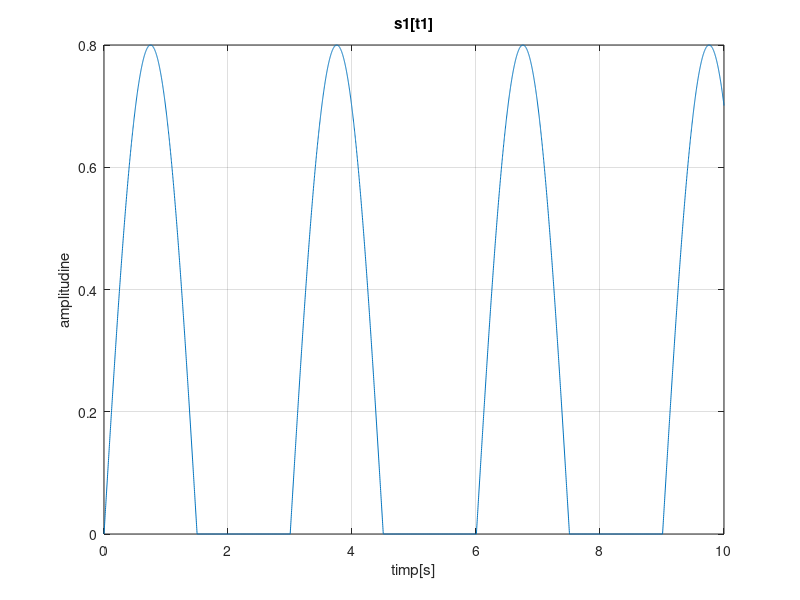

This chart was generated by the following MATLAB code:
% Semnal sinusoidal cu rezolutie temporala de 2ms redresat mono-alternanta

t1=0:0.002:10
s1=0.8*sin(2*pi*0.333*t1)

% daca nivelul semnalului este sub 0 atunci acesta devine 0 pentru a se
% realiza redresarea mono-alternanta

for i=1:1:length(s1)
    if s1(i)<0
        s1(i)=0
    end
end

figure(1)
plot(t1,s1), title('s1[t1]'), xlabel('timp[s]'), ylabel('amplitudine'), grid;

% se repeta procedura pentru celelalte rezolutii temporale

t2=0:0.02:10
s2=0.8*sin(2*pi*0.333*t2)

for j=1:1:length(s2)
    if s2(j)<0
        s2(j)=0
    end
end

t3=0:0.2:10
s3=0.8*sin(2*pi*0.333*t3)

for k=1:1:length(s3)
    if s3(k)<0
        s3(k)=0
    end
end
